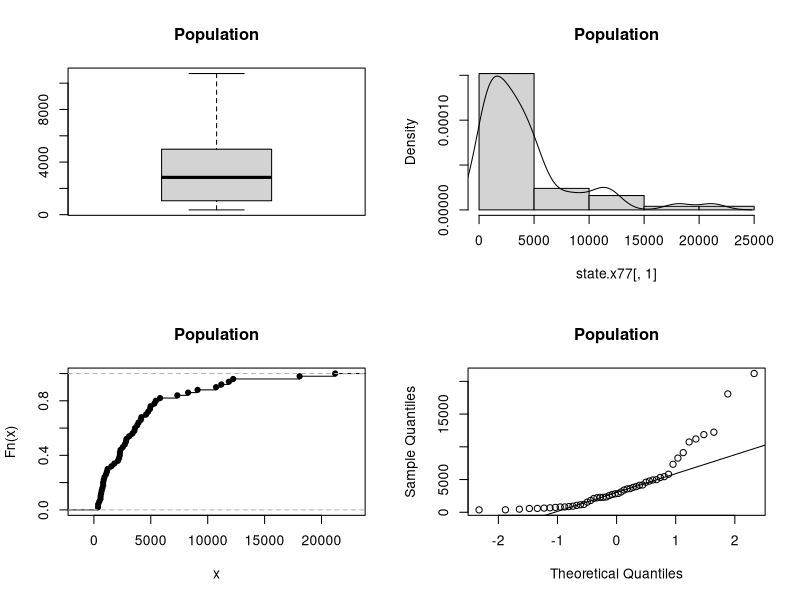
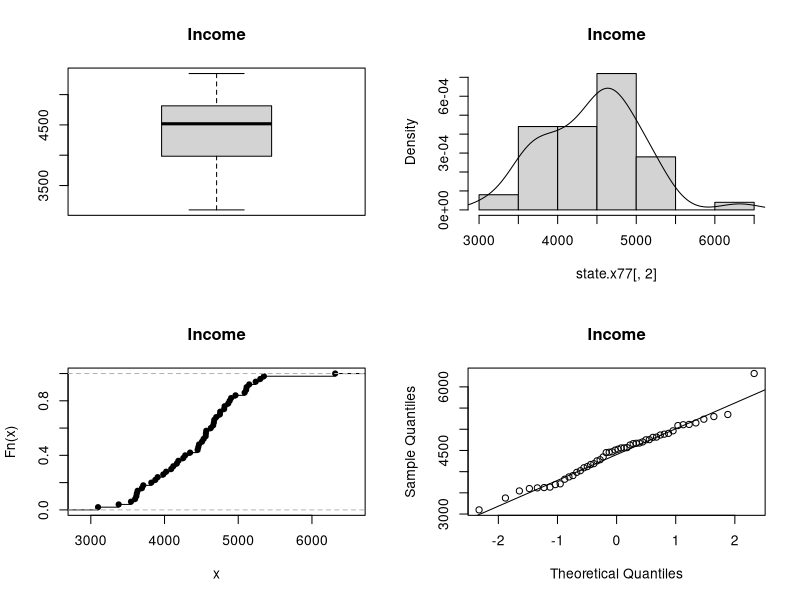
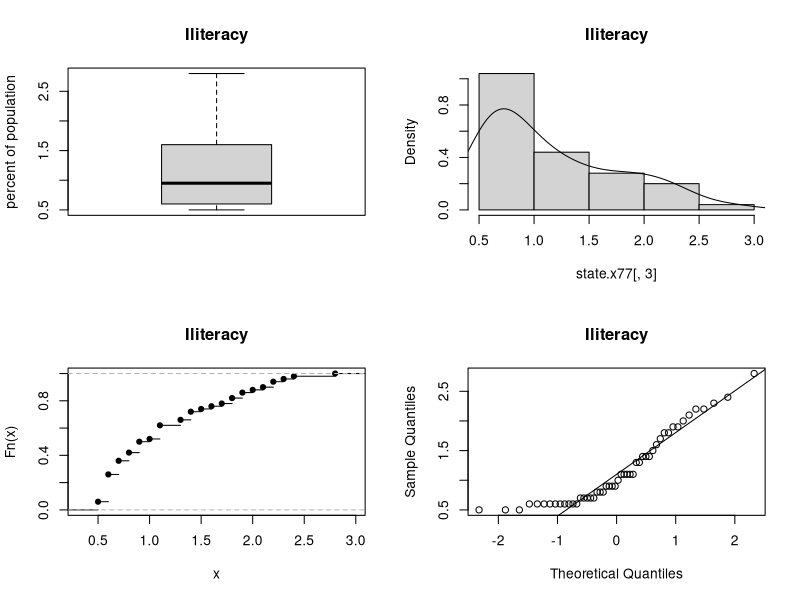
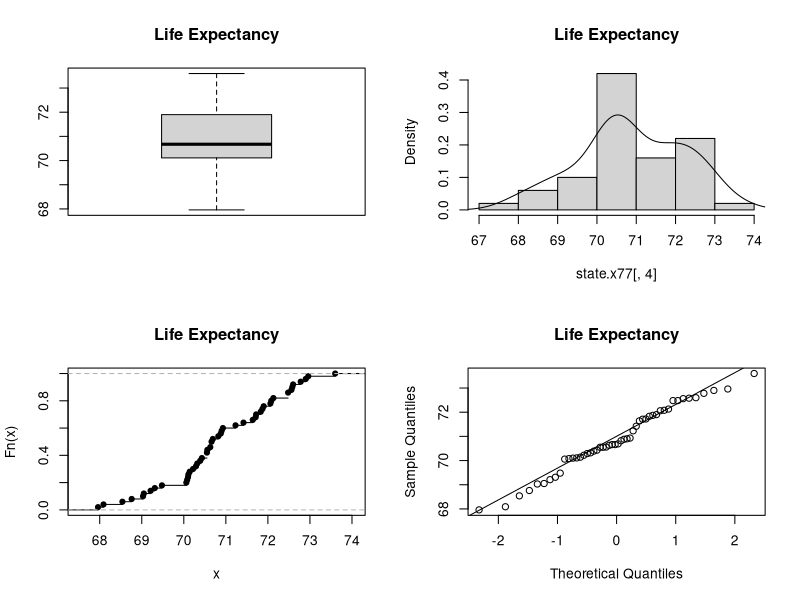
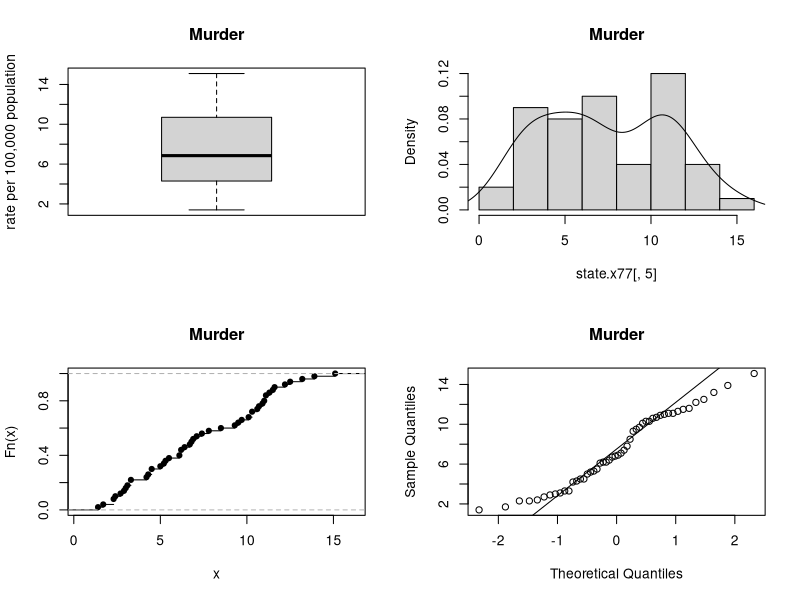

The R source for these figures, in order:
## ---- chunk 1
library(tibble)
library(xtable)
options(xtable.comment = FALSE)
## ---- chunk 2
tab1<-cbind(apply(state.x77, 2, mean), apply(state.x77, 2, median), apply(state.x77, 2, median), apply(state.x77, 2, sd))
colnames(tab1)<-c("Mittelwert", "Median", "Standardabweichung", "IQR")
xtable(tab1)
## ---- chunk 3
par(mfrow=c(2,2))

# Population

boxplot(state.x77[,1], outline=FALSE, main = "Population")
hist(state.x77[,1], freq = F, main = "Population")
lines(density(state.x77[,1]))
plot(ecdf(state.x77[,1]), main = "Population")
qqnorm(state.x77[,1], main = "Population")
qqline(state.x77[,1])

# Income

boxplot(state.x77[,2], outline=FALSE, main = "Income")
hist(state.x77[,2], freq = F, main = "Income")
lines(density(state.x77[,2]))
plot(ecdf(state.x77[,2]), main = "Income")
qqnorm(state.x77[,2], main = "Income")
qqline(state.x77[,2])

# Iliteracy

boxplot(state.x77[,3], outline=FALSE, main = "Iliteracy", ylab="percent of population")
hist(state.x77[,3], freq = F, main = "Iliteracy")
lines(density(state.x77[,3]))
plot(ecdf(state.x77[,3]), main = "Iliteracy")
qqnorm(state.x77[,3], main = "Iliteracy")
qqline(state.x77[,3])

# Life Expectancy

boxplot(state.x77[,4], outline=FALSE, main = "Life Expectancy")
hist(state.x77[,4], freq = F, main = "Life Expectancy")
lines(density(state.x77[,4]))
plot(ecdf(state.x77[,4]), main = "Life Expectancy")
qqnorm(state.x77[,4], main = "Life Expectancy")
qqline(state.x77[,4])

# Murder

boxplot(state.x77[,5], outline=FALSE, main = "Murder", ylab="rate per 100,000 population")
hist(state.x77[,5], freq = F, main = "Murder")
lines(density(state.x77[,5]))
plot(ecdf(state.x77[,5]), main = "Murder")
qqnorm(state.x77[,5], main = "Murder")
qqline(state.x77[,5])
